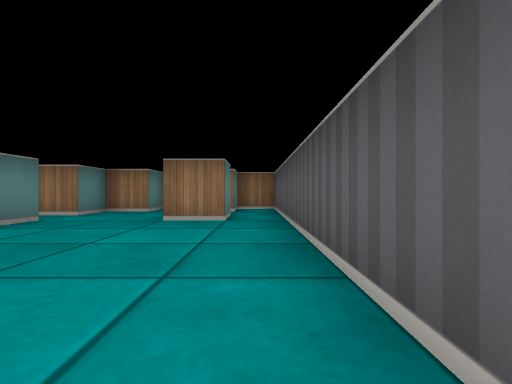
view 1 (above)

13 first-person views from a walk through a cub3D maze. The camera is about half as high as the walls, looks level and sees 85° across. The floor is counted in squares. Each view is taken from the middle of a square. On the plan, view 1 faces up. The plan holds only what a view shows up to about 9 squares ahead; the rest is blank.

view 2
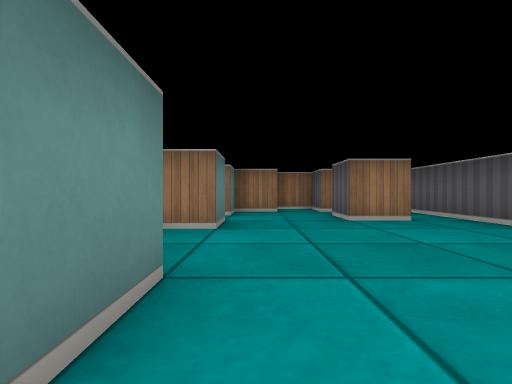

view 3
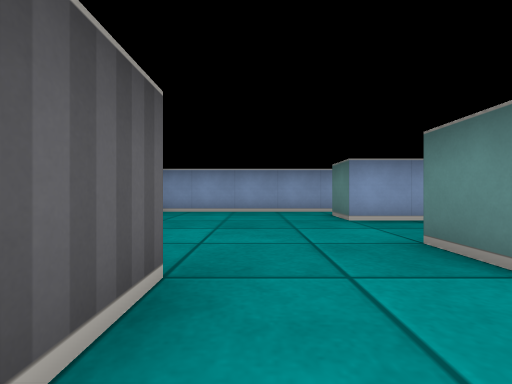

view 4
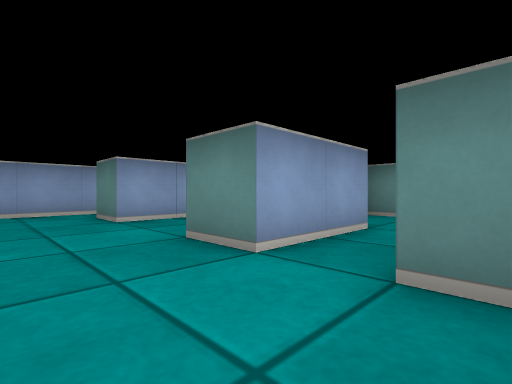

view 5
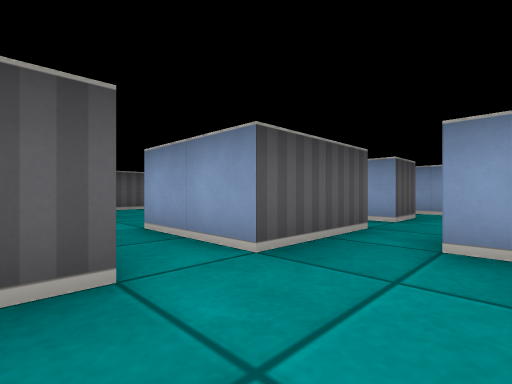

view 6
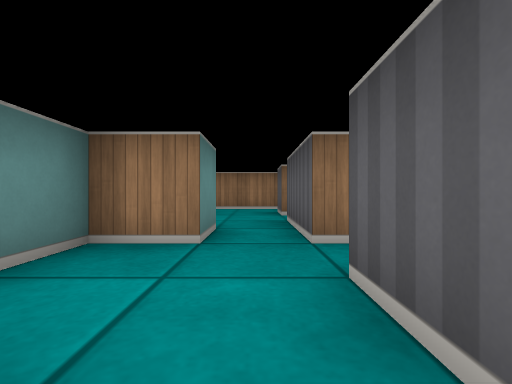

view 7
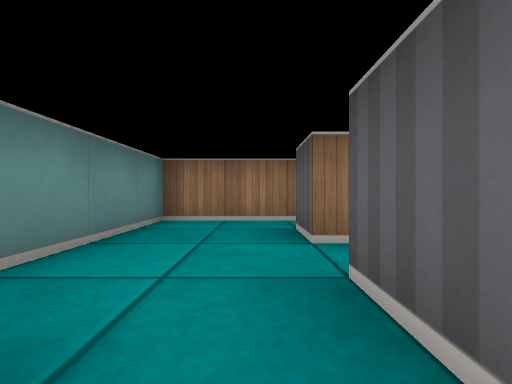

view 8
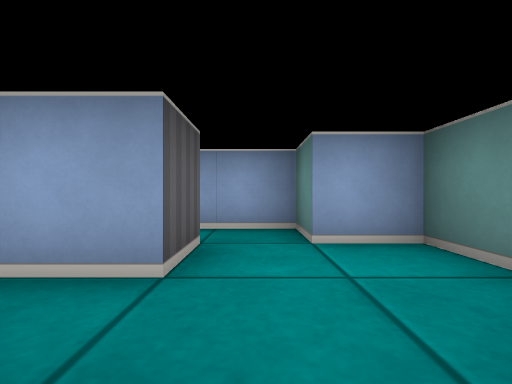

view 9
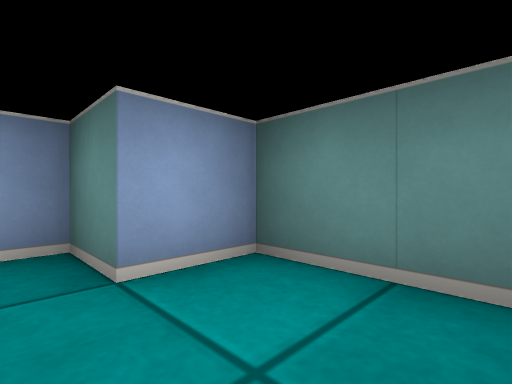

view 10
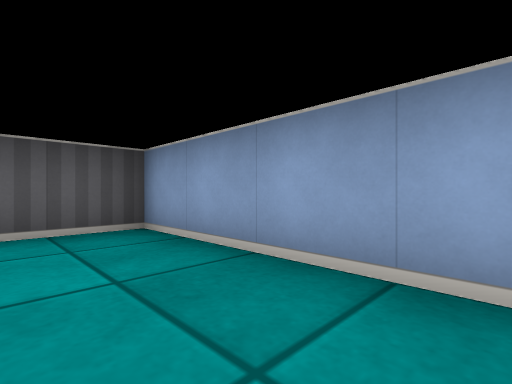

view 11
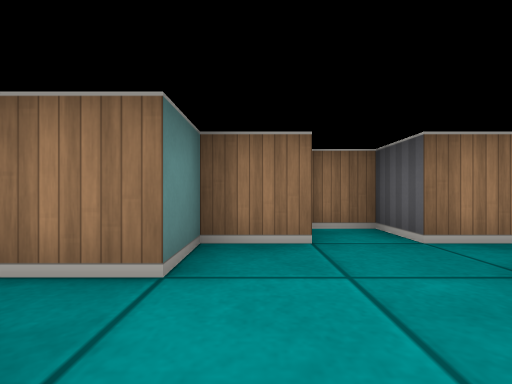

view 12
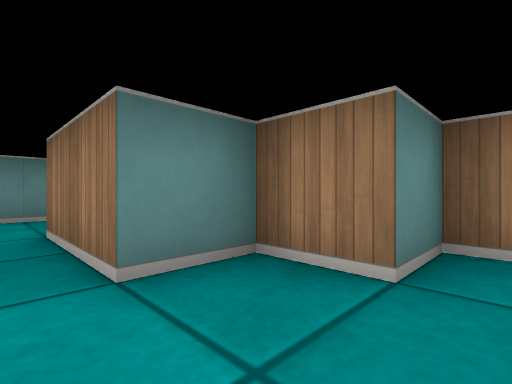

view 13
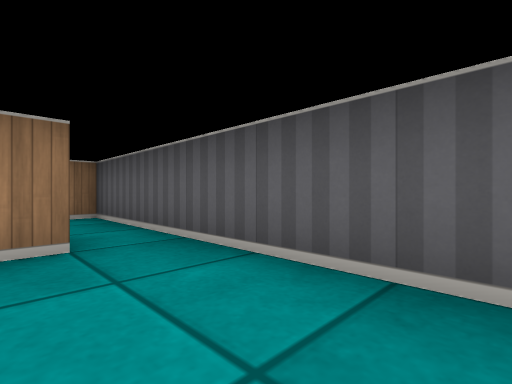

### Floor plan
Points are (right, up) in squares from view 1. A wall is a line through its corners. A room is listed if a view was taken in it or the views show most of it. See-through windows are left out.
Room 1 (views 1, 2, 3, 4, 10, 11, 12, 13)
walls: (-0.5, 5.5) (-0.5, 4.5) (-1.5, 4.5) (-1.5, 5.5); (-5.5, 1.5) (-3.5, 1.5) (-3.5, 0.5); (-5.5, 4.5) (-3.5, 4.5) (-3.5, 3.5) (-4.2, 3.5); (-3.5, -0.5) (0.5, -0.5) (0.5, 7.5) (-0.5, 7.5) (-0.5, 6.5) (-1.5, 6.5) (-1.5, 7.5) (-2.5, 7.5) (-2.5, 6.5) (-3.5, 6.5) (-3.5, 5.5) (-5.5, 5.5)
ways out: opening at (-4.5, 5) to room 2; opening at (-4.5, 0) to room 3; opening at (-5, 2) to room 4
Room 2 (view 5)
walls: (-5.5, 5.5) (-5.5, 6.5); (-5.2, 7.5) (-7.5, 7.5) (-7.5, 3.6); (-5.5, 3.5) (-5.5, 4.5); (-7, 3.5) (-6.5, 3.5)
ways out: opening at (-4.5, 5) to room 1; opening at (-6, 3) to room 4
Room 3 (view 6)
walls: (-5.5, 0.5) (-5.5, 1.5); (-6.5, 0.5) (-6.5, -0.5) (-3.5, -0.5)
ways out: opening at (-4.5, 0) to room 1; opening at (-6, 1) to room 4
Room 4 (views 7, 8, 9)
walls: (-6.5, 3.5) (-6.5, 2.5) (-7.5, 2.5) (-7.5, 0.5) (-6.5, 0.5); (-5.5, 2.5) (-5.5, 3.5)
ways out: opening at (-5, 2) to room 1; opening at (-6, 3) to room 2; opening at (-6, 1) to room 3

Where each view was taken, in squares from view 1:
view 1: 0 up, 0 right, facing up
view 2: 0 up, 3 left, facing up
view 3: 6 up, 2 left, facing down
view 4: 6 up, 2 left, facing down-left
view 5: 6 up, 7 left, facing down-right
view 6: 0 up, 6 left, facing up
view 7: 3 up, 6 left, facing up
view 8: 3 up, 6 left, facing down
view 9: 2 up, 6 left, facing down-left
view 10: 1 up, 3 left, facing down-right
view 11: 4 up, 3 left, facing up
view 12: 5 up, 2 left, facing up-left
view 13: 2 up, 1 left, facing up-right
